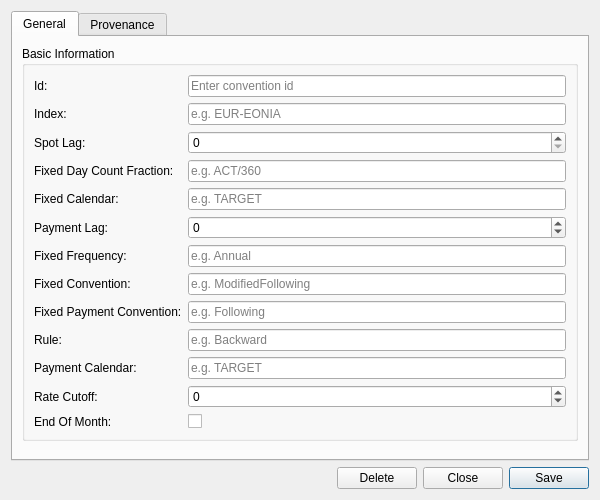
<?xml version="1.0" encoding="UTF-8"?>
<ui version="4.0">
 <class>OisConventionDetailDialog</class>
 <widget class="QWidget" name="OisConventionDetailDialog">
  <property name="geometry">
   <rect>
    <x>0</x>
    <y>0</y>
    <width>600</width>
    <height>500</height>
   </rect>
  </property>
  <property name="sizePolicy">
   <sizepolicy hsizetype="Preferred" vsizetype="Preferred">
    <horstretch>0</horstretch>
    <verstretch>0</verstretch>
   </sizepolicy>
  </property>
  <property name="minimumSize">
   <size>
    <width>600</width>
    <height>500</height>
   </size>
  </property>
  <property name="windowTitle">
   <string>OIS Convention Details</string>
  </property>
  <layout class="QVBoxLayout" name="verticalLayout">
   <item>
    <widget class="QTabWidget" name="tabWidget">
     <property name="currentIndex"><number>0</number></property>
     <widget class="QWidget" name="generalTab">
      <attribute name="title"><string>General</string></attribute>
      <layout class="QVBoxLayout" name="generalLayout">
       <item>
        <widget class="QGroupBox" name="basicInfoGroup">
         <property name="title">
          <string>Basic Information</string>
         </property>
         <layout class="QFormLayout" name="formLayout">
          <item row="0" column="0">
           <widget class="QLabel" name="labelId">
            <property name="text">
             <string>Id:</string>
            </property>
           </widget>
          </item>
          <item row="0" column="1">
           <widget class="QLineEdit" name="idEdit">
            <property name="placeholderText">
             <string>Enter convention id</string>
            </property>
            <property name="readOnly">
             <bool>true</bool>
            </property>
           </widget>
          </item>
          <item row="1" column="0">
           <widget class="QLabel" name="labelIndex">
            <property name="text">
             <string>Index:</string>
            </property>
           </widget>
          </item>
          <item row="1" column="1">
           <widget class="QLineEdit" name="indexEdit">
            <property name="placeholderText">
             <string>e.g. EUR-EONIA</string>
            </property>
           </widget>
          </item>
          <item row="2" column="0">
           <widget class="QLabel" name="labelSpotLag">
            <property name="text">
             <string>Spot Lag:</string>
            </property>
           </widget>
          </item>
          <item row="2" column="1">
           <widget class="QSpinBox" name="spotLagEdit">
            <property name="minimum">
             <number>0</number>
            </property>
            <property name="maximum">
             <number>9999</number>
            </property>
           </widget>
          </item>
          <item row="3" column="0">
           <widget class="QLabel" name="labelFixedDayCountFraction">
            <property name="text">
             <string>Fixed Day Count Fraction:</string>
            </property>
           </widget>
          </item>
          <item row="3" column="1">
           <widget class="QLineEdit" name="fixedDayCountFractionEdit">
            <property name="placeholderText">
             <string>e.g. ACT/360</string>
            </property>
           </widget>
          </item>
          <item row="4" column="0">
           <widget class="QLabel" name="labelFixedCalendar">
            <property name="text">
             <string>Fixed Calendar:</string>
            </property>
           </widget>
          </item>
          <item row="4" column="1">
           <widget class="QLineEdit" name="fixedCalendarEdit">
            <property name="placeholderText">
             <string>e.g. TARGET</string>
            </property>
           </widget>
          </item>
          <item row="5" column="0">
           <widget class="QLabel" name="labelPaymentLag">
            <property name="text">
             <string>Payment Lag:</string>
            </property>
           </widget>
          </item>
          <item row="5" column="1">
           <widget class="QSpinBox" name="paymentLagEdit">
            <property name="minimum">
             <number>-1</number>
            </property>
            <property name="maximum">
             <number>9999</number>
            </property>
            <property name="specialValueText">
             <string>(unset)</string>
            </property>
           </widget>
          </item>
          <item row="6" column="0">
           <widget class="QLabel" name="labelFixedFrequency">
            <property name="text">
             <string>Fixed Frequency:</string>
            </property>
           </widget>
          </item>
          <item row="6" column="1">
           <widget class="QLineEdit" name="fixedFrequencyEdit">
            <property name="placeholderText">
             <string>e.g. Annual</string>
            </property>
           </widget>
          </item>
          <item row="7" column="0">
           <widget class="QLabel" name="labelFixedConvention">
            <property name="text">
             <string>Fixed Convention:</string>
            </property>
           </widget>
          </item>
          <item row="7" column="1">
           <widget class="QLineEdit" name="fixedConventionEdit">
            <property name="placeholderText">
             <string>e.g. ModifiedFollowing</string>
            </property>
           </widget>
          </item>
          <item row="8" column="0">
           <widget class="QLabel" name="labelFixedPaymentConvention">
            <property name="text">
             <string>Fixed Payment Convention:</string>
            </property>
           </widget>
          </item>
          <item row="8" column="1">
           <widget class="QLineEdit" name="fixedPaymentConventionEdit">
            <property name="placeholderText">
             <string>e.g. Following</string>
            </property>
           </widget>
          </item>
          <item row="9" column="0">
           <widget class="QLabel" name="labelRule">
            <property name="text">
             <string>Rule:</string>
            </property>
           </widget>
          </item>
          <item row="9" column="1">
           <widget class="QLineEdit" name="ruleEdit">
            <property name="placeholderText">
             <string>e.g. Backward</string>
            </property>
           </widget>
          </item>
          <item row="10" column="0">
           <widget class="QLabel" name="labelPaymentCalendar">
            <property name="text">
             <string>Payment Calendar:</string>
            </property>
           </widget>
          </item>
          <item row="10" column="1">
           <widget class="QLineEdit" name="paymentCalendarEdit">
            <property name="placeholderText">
             <string>e.g. TARGET</string>
            </property>
           </widget>
          </item>
          <item row="11" column="0">
           <widget class="QLabel" name="labelRateCutoff">
            <property name="text">
             <string>Rate Cutoff:</string>
            </property>
           </widget>
          </item>
          <item row="11" column="1">
           <widget class="QSpinBox" name="rateCutoffEdit">
            <property name="minimum">
             <number>-1</number>
            </property>
            <property name="maximum">
             <number>9999</number>
            </property>
            <property name="specialValueText">
             <string>(unset)</string>
            </property>
           </widget>
          </item>
          <item row="12" column="0">
           <widget class="QLabel" name="labelEndOfMonth">
            <property name="text">
             <string>End Of Month:</string>
            </property>
           </widget>
          </item>
          <item row="12" column="1">
           <widget class="QCheckBox" name="endOfMonthEdit">
            <property name="text">
             <string/>
            </property>
            <property name="tristate">
             <bool>true</bool>
            </property>
           </widget>
          </item>
         </layout>
        </widget>
       </item>
       <item>
        <spacer name="verticalSpacer">
         <property name="orientation">
          <enum>Qt::Vertical</enum>
         </property>
         <property name="sizeHint" stdset="0">
          <size>
           <width>20</width>
           <height>40</height>
          </size>
         </property>
        </spacer>
       </item>
      </layout>
     </widget>
     <widget class="QWidget" name="provenanceTab">
      <attribute name="title"><string>Provenance</string></attribute>
      <layout class="QVBoxLayout" name="provenanceTabLayout">
       <item>
        <widget class="ores::qt::ProvenanceWidget" name="provenanceWidget" native="true"/>
       </item>
      </layout>
     </widget>
    </widget>
   </item>
   <item>
    <layout class="QHBoxLayout" name="buttonLayout">
     <item>
      <spacer name="horizontalSpacer">
       <property name="orientation">
        <enum>Qt::Horizontal</enum>
       </property>
       <property name="sizeHint" stdset="0">
        <size>
         <width>40</width>
         <height>20</height>
        </size>
       </property>
      </spacer>
     </item>
     <item>
      <widget class="QPushButton" name="deleteButton">
       <property name="text">
        <string>Delete</string>
       </property>
      </widget>
     </item>
     <item>
      <widget class="QPushButton" name="closeButton">
       <property name="text">
        <string>Close</string>
       </property>
      </widget>
     </item>
     <item>
      <widget class="QPushButton" name="saveButton">
       <property name="text">
        <string>Save</string>
       </property>
       <property name="default">
        <bool>true</bool>
       </property>
      </widget>
     </item>
    </layout>
   </item>
  </layout>
 </widget>
 <customwidgets>
  <customwidget>
   <class>ores::qt::ProvenanceWidget</class>
   <extends>QWidget</extends>
   <header>ores.qt/ProvenanceWidget.hpp</header>
  </customwidget>
 </customwidgets>
 <resources/>
 <connections/>
</ui>
